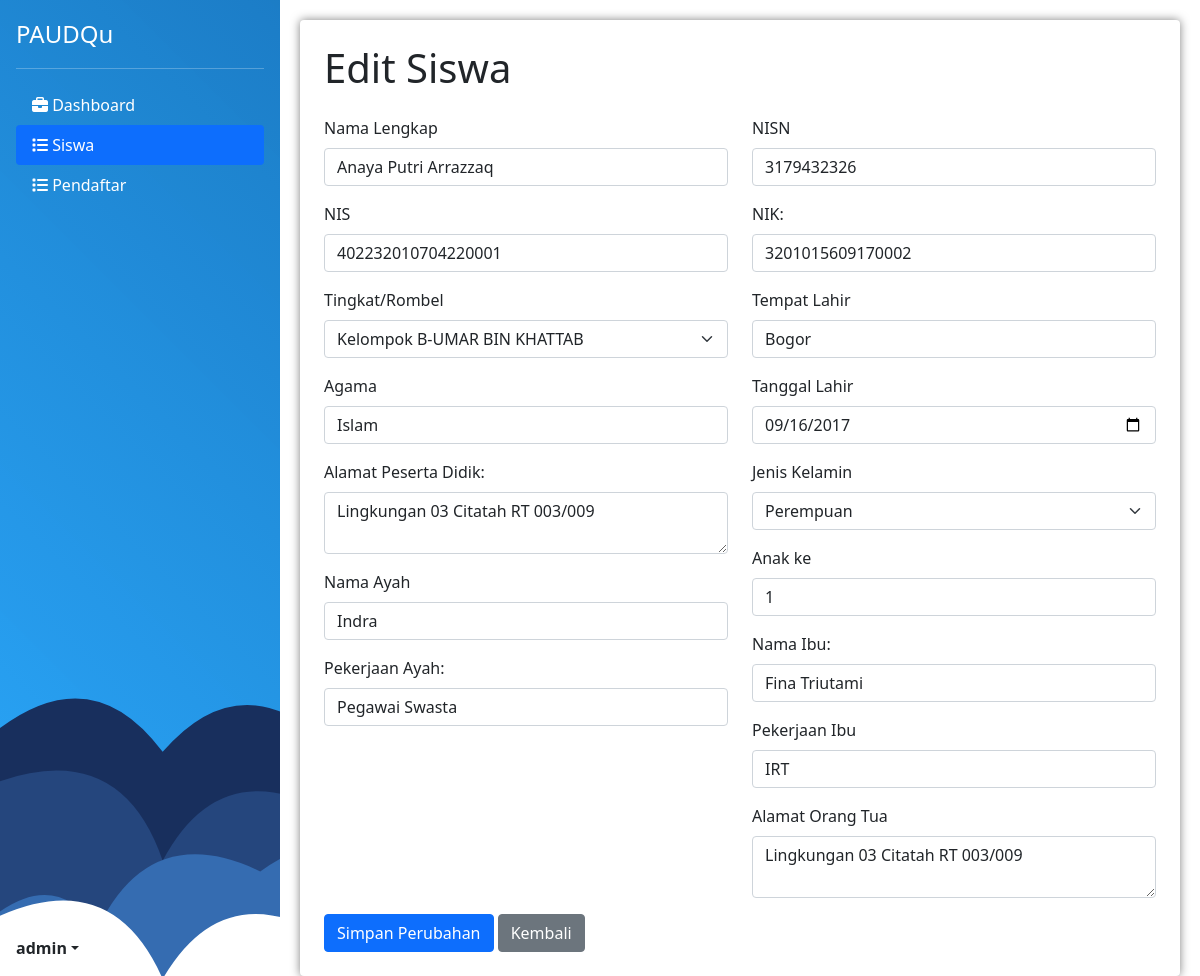
The app's page /edit.php?id=4 (signed in) with its own data.
### tables this page shows
CREATE TABLE `siswa` (
  `id` int(11) NOT NULL,
  `Nama_Lengkap` varchar(255) NOT NULL,
  `NIK` varchar(20) DEFAULT NULL,
  `Tempat_Lahir` varchar(100) DEFAULT NULL,
  `Tanggal_Lahir` date DEFAULT NULL,
  `Jenis_Kelamin` varchar(10) DEFAULT NULL,
  `Agama` varchar(20) DEFAULT NULL,
  `Anak_ke` int(11) DEFAULT NULL,
  `Alamat_Peserta_Didik` varchar(255) DEFAULT NULL,
  `Ayah` varchar(100) DEFAULT NULL,
  `Ibu` varchar(100) DEFAULT NULL,
  `Alamat_Orang_Tua` varchar(255) DEFAULT NULL,
  `Pekerjaan_Ayah` varchar(50) DEFAULT NULL,
  `Pekerjaan_Ibu` varchar(50) DEFAULT NULL,
  `NIS` varchar(20) DEFAULT NULL,
  `NISN` varchar(20) DEFAULT NULL,
  `Tingkat_Rombel` varchar(50) DEFAULT NULL
);

### edit.php (the view, shortened to what this page needs)
<?php
include "controller/connection.php";
if (isset($_GET['id'])) {
    $studentId = $_GET['id'];
    $sql_detail = "SELECT * FROM siswa WHERE id = $studentId";
    $result_detail = mysqli_query($conn, $sql_detail);
    $studentData = mysqli_fetch_assoc($result_detail);
} else {
    header("Location: siswa.php");
    exit();
}
?>
<!DOCTYPE html>
<html lang="en">
<head>
    <link rel="stylesheet" href="css/style.css">
    <link href="https://cdn.jsdelivr.net/npm/bootstrap@5.0.2/dist/css/bootstrap.min.css" rel="stylesheet">
</head>
<body>
    <?php include "components/sideNavbar.php" ?>
    <?php
    include "controller/connection.php";
    if (isset($_GET['id'])) {
        $studentId = $_GET['id'];
        $sql_detail = "SELECT * FROM siswa WHERE id = $studentId";
        $result_detail = mysqli_query($conn, $sql_detail);
        $studentData = mysqli_fetch_assoc($result_detail);
    } else {
        header("Location: siswa.php");
        exit();
    }
    ?>
    <!DOCTYPE html>
    <html lang="en">
    <head>
    </head>
    <body>
        <main class="flex-shrink-0">
            <div class="container bg-white p-4 rounded">
                <h1 class="mb-4">Edit Siswa</h1>
                <form method="POST" action="">
                    <div class="row">
                        <div class="col-md-6">
                            <div class="mb-3">
                                <label for="Nama_Lengkap" class="form-label">Nama Lengkap </label>
                                <input type="text" class="form-control" name="Nama_Lengkap" value="<?php echo $studentData['Nama_Lengkap']; ?>" required>
                            </div>
                            <div class="mb-3">
                                <label for="NIS" class="form-label">NIS </label>
                                <input type="text" class="form-control" name="NIS" value="<?php echo $studentData['NIS']; ?>" required>
                            </div>
                            <div class="mb-3">
                                <label for="Tingkat/Rombel" class="form-label">Tingkat/Rombel </label>
                                <select class="form-select" name="Tingkat/Rombel" required>
                                    <option value="Kelompok B-UMAR BIN KHATTAB" <?php echo ($studentData['Tingkat_Rombel'] == 'Kelompok B-UMAR BIN KHATTAB') ? 'selected' : ''; ?>>Kelompok B-UMAR BIN KHATTAB</option>
                                </select>
                            </div>
                            <div class="mb-3">
                                <label for="Agama" class="form-label">Agama </label>
                                <input type="text" class="form-control" name="Agama" value="<?php echo $studentData['Agama']; ?>" required>
                            </div>
                            <div class="mb-3">
                                <label for="Alamat_Peserta_Didik" class="form-label">Alamat Peserta Didik:</label>
                                <textarea class="form-control" name="Alamat_Peserta_Didik" required><?php echo $studentData['Alamat_Peserta_Didik']; ?></textarea>
                            </div>
                            <div class="mb-3">
                                <label for="Ayah" class="form-label">Nama Ayah </label>
                                <input type="text" class="form-control" name="Ayah" value="<?php echo $studentData['Ayah']; ?>" required>
                            </div>
                            <div class="mb-3">
                                <label for="Pekerjaan_Ayah" class="form-label">Pekerjaan Ayah:</label>
                                <input type="text" class="form-control" name="Pekerjaan_Ayah" value="<?php echo $studentData['Pekerjaan_Ayah']; ?>" required>
                            </div>
                        </div>
                        <div class="col-md-6">
                            <div class="mb-3">
                                <label for="NISN" class="form-label">NISN </label>
                                <input type="text" class="form-control" name="NISN" value="<?php echo $studentData['NISN']; ?>" required>
                            </div>
                            <div class="mb-3">
                                <label for="NIK" class="form-label">NIK:</label>
                                <input type="text" class="form-control" name="NIK" value="<?php echo $studentData['NIK']; ?>" required>
                            </div>
                            <div class="mb-3">
                                <label for="Tempat_Lahir" class="form-label">Tempat Lahir </label>
                                <input type="text" class="form-control" name="Tempat_Lahir" value="<?php echo $studentData['Tempat_Lahir']; ?>" required>
                            </div>
                            <div class="mb-3">
                                <label for="Tanggal_Lahir" class="form-label">Tanggal Lahir </label>
                                <input type="date" class="form-control" name="Tanggal_Lahir" value="<?php echo $studentData['Tanggal_Lahir']; ?>" required>
                            </div>
                            <div class="mb-3">
                                <label for="Jenis_Kelamin" class="form-label">Jenis Kelamin </label>
                                <select class="form-select" name="Jenis_Kelamin" required>
                                    <option value="Perempuan" <?php echo ($studentData['Jenis_Kelamin'] == 'Perempuan') ? 'selected' : ''; ?>>Perempuan</option>
                                </select>
                            </div>
                            <div class="mb-3">
                                <label for="Anak_ke" class="form-label">Anak ke </label>
                                <input type="number" class="form-control" name="Anak_ke" value="<?php echo $studentData['Anak_ke']; ?>" required>
                            </div>
                            <div class="mb-3">
                                <label for="Ibu" class="form-label">Nama Ibu:</label>
                                <input type="text" class="form-control" name="Ibu" value="<?php echo $studentData['Ibu']; ?>" required>
                            </div>
                            <div class="mb-3">
                                <label for="Pekerjaan_Ibu" class="form-label">Pekerjaan Ibu </label>
                                <input type="text" class="form-control" name="Pekerjaan_Ibu" value="<?php echo $studentData['Pekerjaan_Ibu']; ?>" required>
                            </div>
                            <div class="mb-3">
                                <label for="Alamat_Orang_Tua" class="form-label">Alamat Orang Tua</label>
                                <textarea class="form-control" name="Alamat_Orang_Tua" required><?php echo $studentData['Alamat_Orang_Tua']; ?></textarea>
                            </div>
                        </div>
                    </div>
                    <button type="submit" class="btn btn-primary">Simpan Perubahan</button>
                    <a href="siswa.php" class="btn btn-secondary">Kembali</a>
                </form>
            </div>
        </main>
    </body>
    </html>

### css/style.css (style rules this page uses)
:root { --main-color: #3393d5; --secondary-color: --ternary-color: }

### edit.php (style rules this page uses)
body, html { height: 100%; background-color: #f8f9fa; }
body { display: flex; }
main { flex: 1; padding: 20px; }
.container { background-color: #ffffff; box-shadow: 0 0 10px rgba(0, 0, 0, 0.5); border-radius: 10px; }
.btn-primary { background-color: #007bff; border-color: #007bff; }

### records on screen
siswa: Nama_Lengkap "Anaya Putri Arrazzaq", NIS "402232010704220001", Tingkat_Rombel "Kelompok B-UMAR BIN KHATTAB", Agama "Islam", Alamat_Peserta_Didik "Lingkungan 03 Citatah RT 003/009", Ayah "Indra", Pekerjaan_Ayah "Pegawai Swasta", NISN "3179432326", NIK "3201015609170002", Tempat_Lahir "Bogor", Tanggal_Lahir "09/16/2017", Jenis_Kelamin "Perempuan", Anak_ke "1", Ibu "Fina Triutami", Pekerjaan_Ibu "IRT", Alamat_Orang_Tua "Lingkungan 03 Citatah RT 003/009"

### other values on screen
$menuItem['text'] "Dashboard"
$menuItem['text'] "Siswa"
$menuItem['text'] "Pendaftar"
$username "admin"
